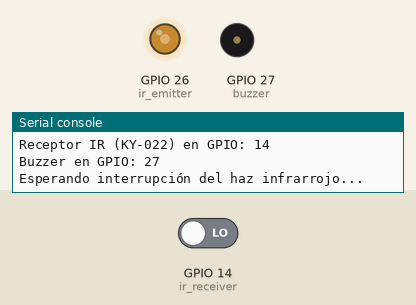
Recording of a program running on a simulated ESP32 board running MicroPython. Parts: output pins drawn as LEDs (lit = HIGH), buzzer (waves = sounding), the last lines printed to the serial console. The test bench sets the inputs (shaded band); at power-on: GPIO 14 (ir_receiver) LOW.

Above: at 1.2 s.
1.3 s: GPIO 14 (ir_receiver) driven HIGH
At 2.3 s:
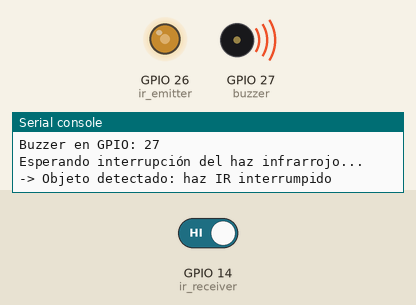
2.8 s: GPIO 14 (ir_receiver) driven LOW
At 3.5 s:
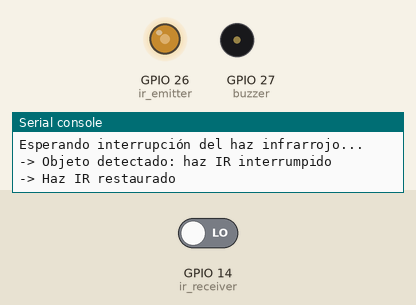
Timing chart, 0 to 5.8 s (numbered marks = the images above; inputs shaded):
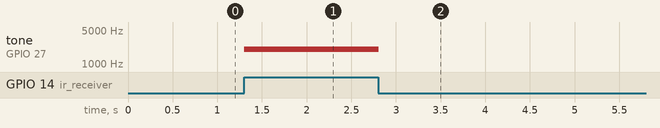

The program:

main.py
```python
from machine import Pin, PWM
from time import sleep_ms

# --- Configuración de pines ---
IR_EMITTER_PIN = 26  # Pin señal (S) del KY-005 (emisor IR)
IR_RECEIVER_PIN = 14  # Pin señal (S) del KY-022 (receptor IR)
BUZZER_PIN = 27  # Pin del buzzer

# --- Emisor IR KY-005 ---
# El KY-022 (TSOP1838) espera señal modulada a 38kHz
# Usamos PWM a 38kHz en el KY-005 para que el receptor la detecte
ir_emitter = PWM(Pin(IR_EMITTER_PIN), freq=38000, duty=512)

# --- Receptor IR KY-022 ---
# TSOP1838: LOW (0) = recibiendo señal IR | HIGH (1) = sin señal IR
ir_receiver = Pin(IR_RECEIVER_PIN, Pin.IN)

# --- Buzzer ---
buzzer = PWM(Pin(BUZZER_PIN), freq=2000, duty=0)

BUZZER_FREQ = 2000  # Frecuencia del tono en Hz
BUZZER_DUTY = 512  # Duty cycle (0-1023), 512 = 50%


def buzzer_on():
    buzzer.freq(BUZZER_FREQ)
    buzzer.duty(BUZZER_DUTY)


def buzzer_off():
    buzzer.duty(0)


# --- Loop principal ---
print("=== Detector de objetos con KY-005 / KY-022 ===")
print("Emisor IR (KY-005) en GPIO:", IR_EMITTER_PIN, "-> 38kHz PWM")
print("Receptor IR (KY-022) en GPIO:", IR_RECEIVER_PIN)
print("Buzzer en GPIO:", BUZZER_PIN)
print("Esperando interrupción del haz infrarrojo...")

prev_state = ir_receiver.value()

while True:
    current_state = ir_receiver.value()

    # KY-022 (TSOP1838):
    #   0 = recibiendo haz IR (sin obstáculo)
    #   1 = haz interrumpido (objeto detectado)
    if current_state == 1:
        buzzer_on()
        if prev_state == 0:
            print("-> Objeto detectado: haz IR interrumpido")
    else:
        buzzer_off()
        if prev_state == 1:
            print("-> Haz IR restaurado")

    prev_state = current_state
    sleep_ms(50)
```

Measured:
- after the input at 1.3 s, tone on GPIO 27 (buzzer): silent → 2000 Hz at once
- after the input at 2.8 s, tone on GPIO 27 (buzzer): 2000 Hz → silent at once
